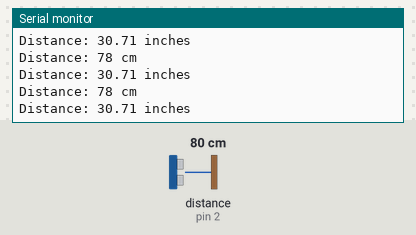
Bench run of a sketch on a simulated Arduino Uno, built with avr-gcc and run on an emulated ATmega328P. On the bench: the last lines printed to the serial monitor. Wiring (inferred from the names in the program): ultrasonic range finder: trigger pin 3; echo pin 2. The inputs (shaded band) are chosen by the test bench; at power-on: distance to the obstacle (sensor on pin 2) 80 cm. The echo pulse lasts 58.3 µs per cm.

Above: at 1.2 s.
1.3 s: distance to the obstacle (sensor on pin 2) set to 2 cm
At 2.4 s:
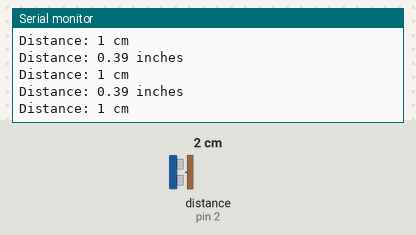
4.3 s: distance to the obstacle (sensor on pin 2) set to 18 cm
At 5.3 s:
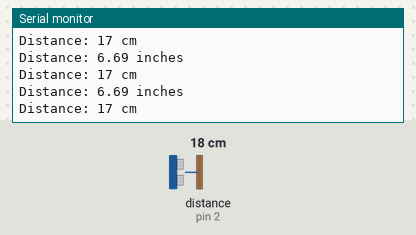
7.3 s: distance to the obstacle (sensor on pin 2) set to 4 cm
At 8.4 s:
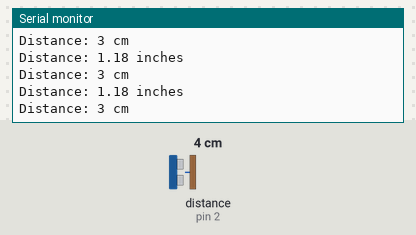
10.3 s: distance to the obstacle (sensor on pin 2) set to 35 cm
At 11.1 s:
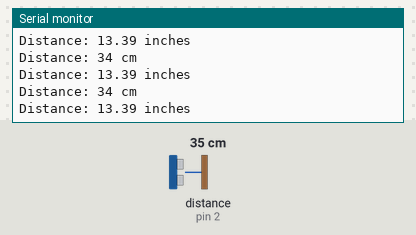
13.3 s: distance to the obstacle (sensor on pin 2) set to 9 cm
At 13.8 s:
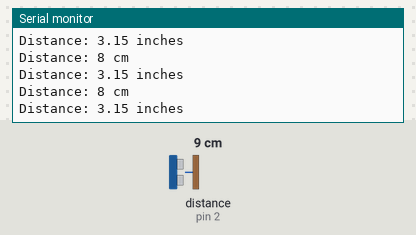
16.3 s: distance to the obstacle (sensor on pin 2) set to 60 cm
At 17.0 s:
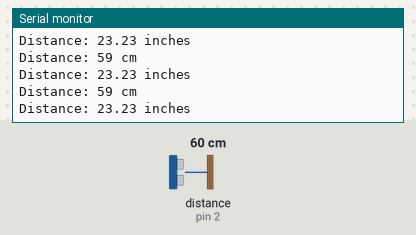
Timing chart, 0 to 19.3 s (numbered marks = the images above; inputs shaded):
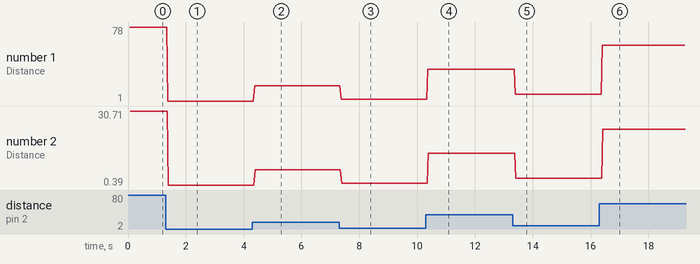

The sketch:

ultasonic.ino
```cpp
// ---------------------------------------------------------------- //
// Arduino Ultrasoninc Sensor HC-SR04
// Re-writed by Arbi Abdul Jabbaar
// Using Arduino IDE 1.8.7
// Using HC-SR04 Module
// Tested on 17 September 2019
// ---------------------------------------------------------------- //

#define echoPin 2 // attach pin D2 Arduino to pin Echo of HC-SR04
#define trigPin 3 //attach pin D3 Arduino to pin Trig of HC-SR04

// defines variables
long duration; // variable for the duration of sound wave travel
int distance; // variable for the distance measurement
float distance_inches ;
void setup() {
  pinMode(trigPin, OUTPUT); // Sets the trigPin as an OUTPUT
  pinMode(echoPin, INPUT); // Sets the echoPin as an INPUT
  Serial.begin(9600); // // Serial Communication is starting with 9600 of baudrate speed
  Serial.println("Ultrasonic Sensor HC-SR04 Test"); // print some text in Serial Monitor
  Serial.println("with Arduino UNO R3");
}
void loop() {
  // Clears the trigPin condition
  digitalWrite(trigPin, LOW);
  delayMicroseconds(2);
  // Sets the trigPin HIGH (ACTIVE) for 10 microseconds
  digitalWrite(trigPin, HIGH);
  delayMicroseconds(10);
  digitalWrite(trigPin, LOW);
  // Reads the echoPin, returns the sound wave travel time in microseconds
  duration = pulseIn(echoPin, HIGH);
  // Calculating the distance
  distance = duration * 0.034 / 2; // Speed of sound wave divided by 2 (go and back)
  // Displays the distance on the Serial Monitor
  distance_inches= distance /2.54 ;
  Serial.print("Distance: ");
  Serial.print(distance);
  Serial.println(" cm");

    Serial.print("Distance: ");
  Serial.print(distance_inches);
  Serial.println(" inches");
}
```

Measured:
- after the input at 1.3 s, the serial monitor: prints a new line after 0.08 s (image 1)
- after the input at 4.3 s, the serial monitor: prints a new line after 0.08 s (image 2)
- after the input at 7.3 s, the serial monitor: prints a new line after 0.07 s (image 3)
- after the input at 10.3 s, the serial monitor: prints a new line after 0.08 s (image 4)
- after the input at 13.3 s, the serial monitor: prints a new line after 0.10 s (image 5)
- after the input at 16.3 s, the serial monitor: prints a new line after 0.10 s (image 6)
- plotted number 1: 78 → 1 after the input at 1.3 s, 1 → 17 after the input at 4.3 s, 17 → 3 after the input at 7.3 s, 3 → 34 after the input at 10.3 s, 34 → 8 after the input at 13.3 s
- plotted number 2: 30.71 → 0.39 after the input at 1.3 s, 0.39 → 6.69 after the input at 4.3 s, 6.69 → 1.18 after the input at 7.3 s, 1.18 → 13.39 after the input at 10.3 s, 13.39 → 3.15 after the input at 13.3 s
